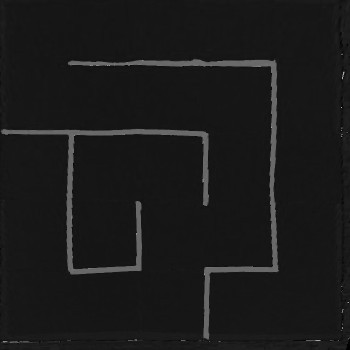
#> input picture src/computer_vision/data/camera_calibration/hue_0.png, 350 x 350 px
$ python extract_maze.py
#> lines starting #> are read from the running program, lines starting #| are printed output that depends on the picture; after the words box and inside, x2 and y2 are one past the last pixel; in counts of white or black regions, pixels touching at a corner belong together
import os

import cv2 as cv
import numpy as np
from matplotlib import pyplot as plt

MIN_THRESH_VALUE = 80
MAX_THRESH_VALUE = 255

# read image
script_dir = os.path.dirname(os.path.abspath(__file__))
image_path = os.path.join(script_dir, '..', 'data', 'camera_calibration', 'hue_0.png')
img = cv.imread(image_path, cv.IMREAD_REDUCED_GRAYSCALE_2)
#> img is the input picture: shape (350, 350); min 0, max 176, mean 26.2

# extract edges and remove background
edges = cv.Canny(img, MIN_THRESH_VALUE, MAX_THRESH_VALUE)
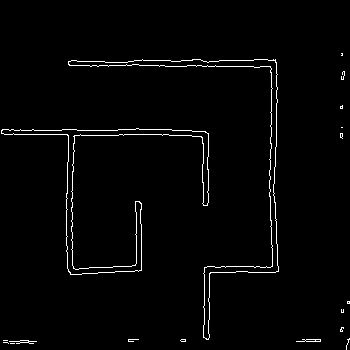
#> edges: shape (350, 350); 2% white in thin lines or dots, all inside (x1, y1, x2, y2) = (1, 53, 350, 350)
img_wc = edges.copy() # for visual purpose
krn = cv.getStructuringElement(cv.MORPH_RECT, (16, 16))
dlt = cv.dilate(edges, krn, iterations=5)
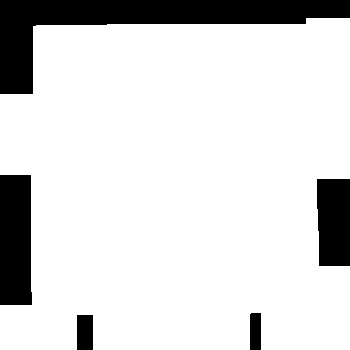
#> dlt: shape (350, 350); 85.1% white; 5 black regions, box (x1, y1, x2, y2) and area: (0, 0, 350, 94) 10523, (0, 175, 32, 305) 4043, (317, 179, 350, 266) 2779, (77, 315, 93, 350) 560, (250, 313, 261, 350) 406
res = 255 - cv.bitwise_and(dlt, img_wc)

# [6 lines of commented-out code are left out]

image = cv.findContours(img_wc, cv.RETR_TREE, cv.CHAIN_APPROX_SIMPLE)
#> image = 28 contours, 23 with area under 20; largest, box (x1, y1, x2, y2) and area: (68, 59, 279, 340) 2792, (1, 128, 209, 275) 2781, (68, 59, 279, 340) 2775, (1, 128, 209, 275) 2755, (296, 339, 321, 342) 29

output_path = os.path.join(script_dir, '..', 'data', 'camera_calibration', 'reduced_maze.png')
cv.imwrite(output_path, res)


# display original and edge-detected images
plt.figure(figsize=(10, 5))
#
# original Image
plt.subplot(1, 2, 1)  # 1 row, 2 columns, 1st subplot
plt.imshow(img, cmap='gray')
plt.title('Original Image')
#plt.xticks([]), plt.yticks([])

# edge Image
plt.subplot(1, 2, 2)  # 1 row, 2 columns, 2nd subplot
plt.imshow(res, cmap='gray')
plt.title('Extracted Maze')
#plt.xticks([]), plt.yticks([])

plt.tight_layout()
plt.show()
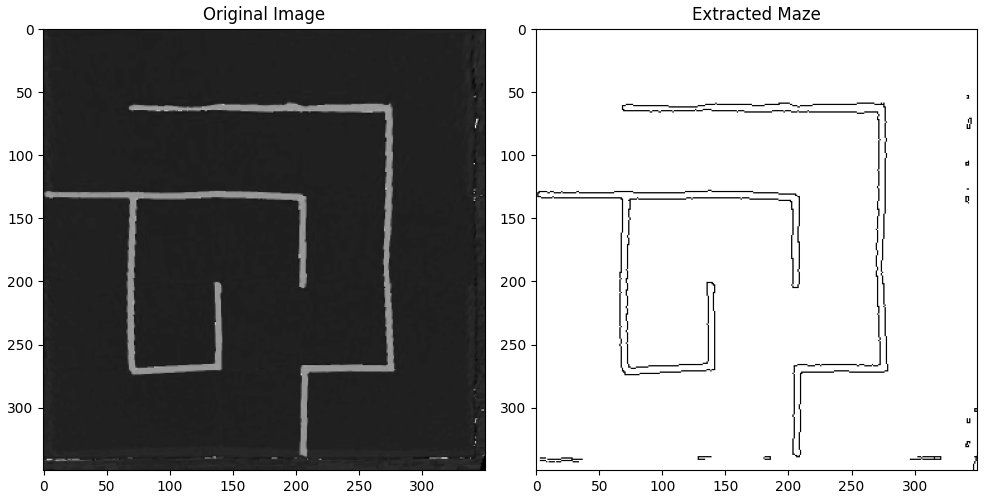
#> figure drawn by matplotlib, 2 panels


# find_corners.py code, just in case i need to use it later

$ run again, with src/computer_vision/data/camera_calibration/hue_2.png copied over src/computer_vision/data/camera_calibration/hue_0.png
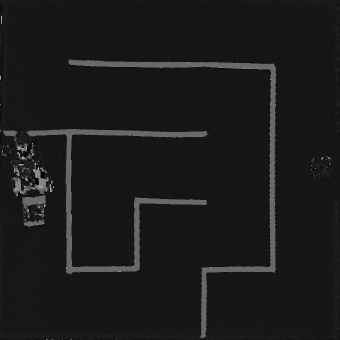
#> input picture src/computer_vision/data/camera_calibration/hue_2.png, 340 x 340 px
#> img is the input picture: shape (340, 340); min 0, max 177, mean 26.7
#> `edges = cv.Canny(img, MIN_THRESH_VALUE, MAX_THRESH_VALUE)`:
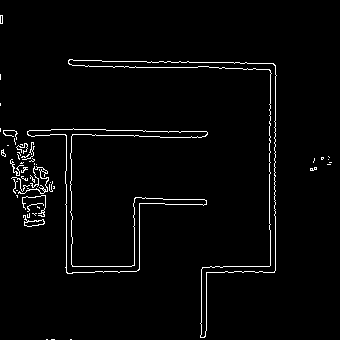
#> edges: shape (340, 340); 2.6% white in thin lines or dots
#> dlt: shape (340, 340); 84.6% white; 4 black regions, box (x1, y1, x2, y2) and area: (43, 0, 340, 121) 9876, (247, 211, 340, 340) 4961, (0, 267, 30, 340) 1506, (112, 312, 165, 340) 1435
#> res: shape (340, 340); 97.4% white; black in thin lines or dots
#> image = 62 contours, 55 with area under 20; largest, box (x1, y1, x2, y2) and area: (68, 59, 277, 338) 2880, (68, 59, 277, 338) 2866, (27, 128, 208, 274) 2722, (27, 128, 208, 274) 2706, (23, 215, 45, 227) 91, (24, 219, 45, 227) 78, (18, 166, 49, 194) 32
#> `plt.show()`:
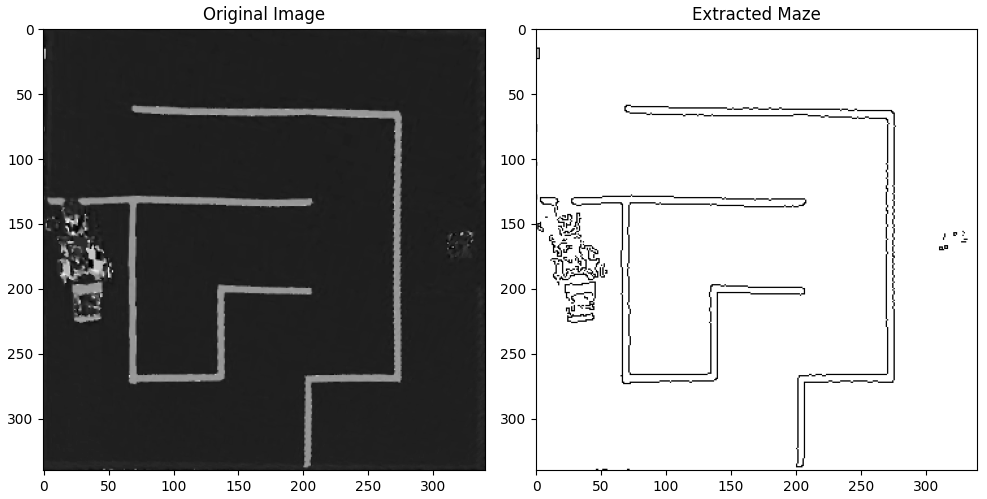
#> figure drawn by matplotlib, 2 panels
